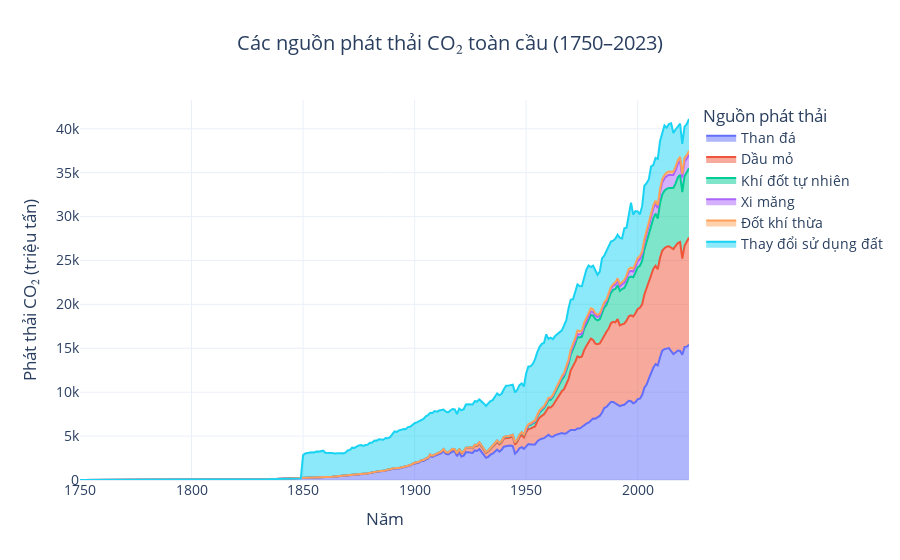

The code cell stored with this chart in its notebook:
### Markdown cell above
Sự thay đổi của các nguồn phát thải CO₂ toàn cầu (1750–2023)

### Code cell
# Lọc dữ liệu toàn cầu
world = df[df['country'] == 'World']
world = world[(world['year'] >= 1750) & (world['year'] <= 2023)]

# Chọn các nguồn phát thải chính
sources = ['coal_co2', 'oil_co2', 'gas_co2', 'cement_co2', 'flaring_co2', 'land_use_change_co2']

# Chuyển dữ liệu từ dạng wide → long để vẽ stacked area
world_long = world.melt(
    id_vars=['year'],
    value_vars=sources,
    var_name='Nguồn phát thải',
    value_name='Lượng CO₂ (triệu tấn)'
)

# Đổi tên các nguồn cho dễ đọc
name_map = {
    'coal_co2': 'Than đá',
    'oil_co2': 'Dầu mỏ',
    'gas_co2': 'Khí đốt tự nhiên',
    'cement_co2': 'Xi măng',
    'flaring_co2': 'Đốt khí thừa',
    'land_use_change_co2': 'Thay đổi sử dụng đất'
}
world_long['Nguồn phát thải'] = world_long['Nguồn phát thải'].map(name_map)

# Vẽ biểu đồ stacked area chart tương tác
fig = px.area(
    world_long,
    x='year',
    y='Lượng CO₂ (triệu tấn)',
    color='Nguồn phát thải',
    title='Các nguồn phát thải CO₂ toàn cầu (1750–2023)',
    labels={'year': 'Năm', 'Lượng CO₂ (triệu tấn)': 'Phát thải CO₂ (triệu tấn)'},
    template='plotly_white'
)

# Tùy chỉnh giao diện
fig.update_layout(
    hovermode='x unified',
    title_x=0.5,
    font=dict(size=14),
    legend_title_text='Nguồn phát thải',
    yaxis=dict(title='Phát thải CO₂ (triệu tấn)')
)

# Hiển thị
fig.show()

### Figure 1 — Plotly figure (JSON) as saved in the notebook; plotly's stock layout.template omitted (floating-point values rounded to 4 significant figures; data arrays with more than 128 entries replaced by an {"elided": "..."} marker saying what was removed)
{"data": [{"fillpattern": {"shape": ""}, "hovertemplate": "Nguồn phát thải=Than đá<br>Năm=%{x}<br>Phát thải CO₂ (triệu tấn)=%{y}<extra></extra>", "legendgroup": "Than đá", "line": {"color": "#636efa"}, "marker": {"symbol": "circle"}, "mode": "lines", "name": "Than đá", "orientation": "v", "showlegend": true, "stackgroup": "1", "type": "scatter", "x": {"elided": "274 int values"}, "xaxis": "x", "y": {"elided": "274 float values"}, "yaxis": "y"}, {"fillpattern": {"shape": ""}, "hovertemplate": "Nguồn phát thải=Dầu mỏ<br>Năm=%{x}<br>Phát thải CO₂ (triệu tấn)=%{y}<extra></extra>", "legendgroup": "Dầu mỏ", "line": {"color": "#EF553B"}, "marker": {"symbol": "circle"}, "mode": "lines", "name": "Dầu mỏ", "orientation": "v", "showlegend": true, "stackgroup": "1", "type": "scatter", "x": {"elided": "274 int values"}, "xaxis": "x", "y": {"elided": "274 float values"}, "yaxis": "y"}, {"fillpattern": {"shape": ""}, "hovertemplate": "Nguồn phát thải=Khí đốt tự nhiên<br>Năm=%{x}<br>Phát thải CO₂ (triệu tấn)=%{y}<extra></extra>", "legendgroup": "Khí đốt tự nhiên", "line": {"color": "#00cc96"}, "marker": {"symbol": "circle"}, "mode": "lines", "name": "Khí đốt tự nhiên", "orientation": "v", "showlegend": true, "stackgroup": "1", "type": "scatter", "x": {"elided": "274 int values"}, "xaxis": "x", "y": {"elided": "274 float values"}, "yaxis": "y"}, {"fillpattern": {"shape": ""}, "hovertemplate": "Nguồn phát thải=Xi măng<br>Năm=%{x}<br>Phát thải CO₂ (triệu tấn)=%{y}<extra></extra>", "legendgroup": "Xi măng", "line": {"color": "#ab63fa"}, "marker": {"symbol": "circle"}, "mode": "lines", "name": "Xi măng", "orientation": "v", "showlegend": true, "stackgroup": "1", "type": "scatter", "x": {"elided": "274 int values"}, "xaxis": "x", "y": {"elided": "274 float values"}, "yaxis": "y"}, {"fillpattern": {"shape": ""}, "hovertemplate": "Nguồn phát thải=Đốt khí thừa<br>Năm=%{x}<br>Phát thải CO₂ (triệu tấn)=%{y}<extra></extra>", "legendgroup": "Đốt khí thừa", "line": {"color": "#FFA15A"}, "marker": {"symbol": "circle"}, "mode": "lines", "name": "Đốt khí thừa", "orientation": "v", "showlegend": true, "stackgroup": "1", "type": "scatter", "x": {"elided": "274 int values"}, "xaxis": "x", "y": {"elided": "274 float values"}, "yaxis": "y"}, {"fillpattern": {"shape": ""}, "hovertemplate": "Nguồn phát thải=Thay đổi sử dụng đất<br>Năm=%{x}<br>Phát thải CO₂ (triệu tấn)=%{y}<extra></extra>", "legendgroup": "Thay đổi sử dụng đất", "line": {"color": "#19d3f3"}, "marker": {"symbol": "circle"}, "mode": "lines", "name": "Thay đổi sử dụng đất", "orientation": "v", "showlegend": true, "stackgroup": "1", "type": "scatter", "x": {"elided": "274 int values"}, "xaxis": "x", "y": {"elided": "274 float values"}, "yaxis": "y"}], "layout": {"font": {"size": 14}, "hovermode": "x unified", "legend": {"title": {"text": "Nguồn phát thải"}, "tracegroupgap": 0}, "title": {"text": "Các nguồn phát thải CO₂ toàn cầu (1750–2023)", "x": 0.5}, "xaxis": {"anchor": "y", "domain": [0, 1], "title": {"text": "Năm"}}, "yaxis": {"anchor": "x", "domain": [0, 1], "title": {"text": "Phát thải CO₂ (triệu tấn)"}}}}
